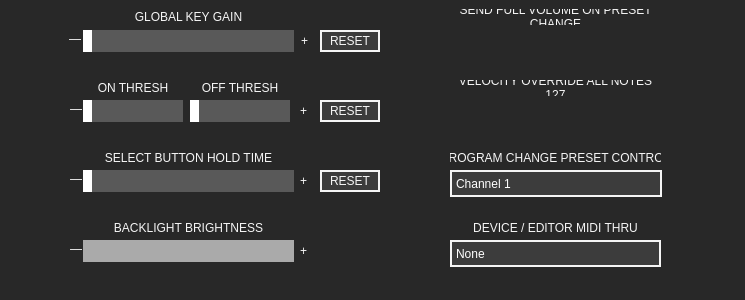
<?xml version="1.0" encoding="UTF-8"?>
<ui version="4.0">
 <class>settingsForm</class>
 <widget class="QWidget" name="settingsForm">
  <property name="geometry">
   <rect>
    <x>0</x>
    <y>0</y>
    <width>745</width>
    <height>300</height>
   </rect>
  </property>
  <property name="windowTitle">
   <string>Form</string>
  </property>
  <property name="styleSheet">
   <string notr="true">/*-----------QWidget-----------*/
QWidget
{
	background: rgb(40, 40, 40);
}

/*-----------QLabel------------*/
QLabel
{
	font: 12pt &quot;Futura PT&quot;;
	color: rgb(245, 245, 245);
}

/*----------- QToolButton ------------*/
QToolButton
{
	background: rgb(60, 60, 60);
	color: rgb(245, 245, 245);
	border: 2px solid rgb(245, 245, 245);
	font: 12pt &quot;Futura PT&quot;;
	padding: 0, 1, 0, 0;
}

QToolButton:pressed
{
	background: rgb(245, 245, 245);
	color: rgb(60, 60, 60);
	border: 2px solid rgb(245, 245, 245);
	font: 12pt &quot;Futura PT&quot;;
	padding: 0, 1, 0, 0;
}

/*----------- QCheckBox ------------*/
QCheckBox
{
	background: transparent;
	border: none;
}

QCheckBox::indicator
{
	width: 90;
    height: 24;
    background-size: contain;
    background-repeat: no-repeat;
}

QCheckBox::indicator:unchecked:pressed
{
	
image: url(:/ui/ui_images/button/button_disabled_pressed.svg);

}

QCheckBox::indicator:unchecked
{
	image: url(:/ui/ui_images/button/button_disabled.svg);

}

QCheckBox::indicator:checked
{
	image: url(:/ui/ui_images/button/button_enabled.svg);

}

QCheckBox::indicator:checked:pressed
{
	image: url(:/ui/ui_images/button/button_enabled_pressed.svg);
}

/*-------QSlider-------*/
QSlider
{
	background: none;
}

/*-----VERTICAL-----*/

QSlider::groove:vertical
{
	border: none;
}

QSlider::handle:vertical
{
	background: white;
	border: none;
	height: 2px;
	
}

QSlider::add-page:vertical
{
	background: rgb(89, 89, 89);
}

QSlider::sub-page:vertical
{
	background: rgb(169, 169, 169);
}

/*-----HORIZONTAL-----*/

QSlider::groove:horizontal
{
	border: none;
}

QSlider::handle:horizontal
{
	background: white;
	border: none;
	width: 9px;
	
}


QSlider::add-page:horizontal
{
	background: rgb(89, 89, 89);
}

QSlider::sub-page:horizontal
{
	background: rgb(169, 169, 169);
}
</string>
  </property>
  <widget class="QSlider" name="globalSensitivity">
   <property name="geometry">
    <rect>
     <x>83</x>
     <y>30</y>
     <width>211</width>
     <height>22</height>
    </rect>
   </property>
   <property name="toolTip">
    <string>&lt;html&gt;&lt;head/&gt;&lt;body&gt;&lt;p&gt;Applies a gain (sensitivity) multiplier to the 12 Step keys and the select button. Adjusting this setting lower (-) and higher (+) will affect key velocity, pressure, and tilt values. This gain will also affect the pressure before the key on and off thresholds are used to determine when a key turns on and off. &lt;/p&gt;&lt;/body&gt;&lt;/html&gt;</string>
   </property>
   <property name="minimum">
    <number>1</number>
   </property>
   <property name="maximum">
    <number>500</number>
   </property>
   <property name="orientation">
    <enum>Qt::Horizontal</enum>
   </property>
  </widget>
  <widget class="QSlider" name="onThreshold">
   <property name="geometry">
    <rect>
     <x>83</x>
     <y>100</y>
     <width>100</width>
     <height>22</height>
    </rect>
   </property>
   <property name="toolTip">
    <string>&lt;html&gt;&lt;head/&gt;&lt;body&gt;&lt;p&gt;Sets the minimum pressure threshold to activate the 12 Step keys. A higher (+) value makes the keys less sensitive and require more pressure to activate. A lower (-) value makes the key more sensitive and easier to activate.&lt;/p&gt;&lt;/body&gt;&lt;/html&gt;</string>
   </property>
   <property name="minimum">
    <number>15</number>
   </property>
   <property name="maximum">
    <number>64</number>
   </property>
   <property name="orientation">
    <enum>Qt::Horizontal</enum>
   </property>
  </widget>
  <widget class="QToolButton" name="resetGlobal">
   <property name="geometry">
    <rect>
     <x>320</x>
     <y>30</y>
     <width>60</width>
     <height>22</height>
    </rect>
   </property>
   <property name="toolTip">
    <string>Resets Sensitivity to the default value. </string>
   </property>
   <property name="styleSheet">
    <string notr="true"/>
   </property>
   <property name="text">
    <string>RESET</string>
   </property>
   <property name="checkable">
    <bool>false</bool>
   </property>
  </widget>
  <widget class="QToolButton" name="resetThresholds">
   <property name="geometry">
    <rect>
     <x>320</x>
     <y>100</y>
     <width>60</width>
     <height>22</height>
    </rect>
   </property>
   <property name="toolTip">
    <string>&lt;html&gt;&lt;head/&gt;&lt;body&gt;&lt;p&gt;Resets thresholds to their default values. &lt;/p&gt;&lt;/body&gt;&lt;/html&gt;</string>
   </property>
   <property name="text">
    <string>RESET</string>
   </property>
   <property name="checkable">
    <bool>false</bool>
   </property>
  </widget>
  <widget class="QLabel" name="label_key_sensitivity">
   <property name="geometry">
    <rect>
     <x>83</x>
     <y>9</y>
     <width>211</width>
     <height>16</height>
    </rect>
   </property>
   <property name="text">
    <string>GLOBAL KEY GAIN</string>
   </property>
   <property name="alignment">
    <set>Qt::AlignCenter</set>
   </property>
  </widget>
  <widget class="QLabel" name="label_onThresh">
   <property name="geometry">
    <rect>
     <x>83</x>
     <y>80</y>
     <width>100</width>
     <height>16</height>
    </rect>
   </property>
   <property name="text">
    <string>ON THRESH</string>
   </property>
   <property name="alignment">
    <set>Qt::AlignCenter</set>
   </property>
  </widget>
  <widget class="QLabel" name="label_3">
   <property name="geometry">
    <rect>
     <x>70</x>
     <y>101</y>
     <width>16</width>
     <height>16</height>
    </rect>
   </property>
   <property name="styleSheet">
    <string notr="true">background: transparent;</string>
   </property>
   <property name="text">
    <string>—</string>
   </property>
  </widget>
  <widget class="QLabel" name="label_4">
   <property name="geometry">
    <rect>
     <x>300</x>
     <y>103</y>
     <width>16</width>
     <height>16</height>
    </rect>
   </property>
   <property name="styleSheet">
    <string notr="true">background: transparent;</string>
   </property>
   <property name="text">
    <string>+</string>
   </property>
  </widget>
  <widget class="QLabel" name="label_5">
   <property name="geometry">
    <rect>
     <x>69</x>
     <y>31</y>
     <width>16</width>
     <height>16</height>
    </rect>
   </property>
   <property name="styleSheet">
    <string notr="true">background: transparent;</string>
   </property>
   <property name="text">
    <string>—</string>
   </property>
  </widget>
  <widget class="QLabel" name="label_6">
   <property name="geometry">
    <rect>
     <x>301</x>
     <y>33</y>
     <width>16</width>
     <height>16</height>
    </rect>
   </property>
   <property name="styleSheet">
    <string notr="true">background: transparent;</string>
   </property>
   <property name="text">
    <string>+</string>
   </property>
  </widget>
  <widget class="QLabel" name="label_send_volume">
   <property name="geometry">
    <rect>
     <x>450</x>
     <y>9</y>
     <width>211</width>
     <height>16</height>
    </rect>
   </property>
   <property name="text">
    <string>SEND FULL VOLUME ON PRESET CHANGE</string>
   </property>
   <property name="alignment">
    <set>Qt::AlignCenter</set>
   </property>
   <property name="wordWrap">
    <bool>true</bool>
   </property>
  </widget>
  <widget class="QCheckBox" name="midiVolume">
   <property name="geometry">
    <rect>
     <x>510</x>
     <y>30</y>
     <width>90</width>
     <height>24</height>
    </rect>
   </property>
   <property name="toolTip">
    <string>Enables/Disables the CC 7 127 message the 12 Step &lt;br&gt;automatically outputs on preset changes.</string>
   </property>
   <property name="styleSheet">
    <string notr="true"/>
   </property>
   <property name="text">
    <string/>
   </property>
   <property name="checked">
    <bool>false</bool>
   </property>
  </widget>
  <widget class="QCheckBox" name="velocityOverride">
   <property name="geometry">
    <rect>
     <x>510</x>
     <y>100</y>
     <width>90</width>
     <height>24</height>
    </rect>
   </property>
   <property name="toolTip">
    <string>Enables/Disables &quot;velocity override&quot;.&lt;p&gt;When enabled, all presets will transmit all MIDI notes at full velocity (127), ignoring all velocity-related settings in the modlines. When disabled, all presets will respond to velocity as normal.</string>
   </property>
   <property name="styleSheet">
    <string notr="true"/>
   </property>
   <property name="text">
    <string/>
   </property>
   <property name="checked">
    <bool>false</bool>
   </property>
  </widget>
  <widget class="QLabel" name="label_velocity">
   <property name="geometry">
    <rect>
     <x>450</x>
     <y>80</y>
     <width>211</width>
     <height>16</height>
    </rect>
   </property>
   <property name="text">
    <string>VELOCITY OVERRIDE ALL NOTES 127</string>
   </property>
   <property name="alignment">
    <set>Qt::AlignCenter</set>
   </property>
   <property name="wordWrap">
    <bool>true</bool>
   </property>
  </widget>
  <widget class="QComboBox" name="midiThruCombo">
   <property name="geometry">
    <rect>
     <x>450</x>
     <y>240</y>
     <width>211</width>
     <height>27</height>
    </rect>
   </property>
   <property name="toolTip">
    <string>&lt;html&gt;&lt;head/&gt;&lt;body&gt;&lt;p&gt;Routes incoming 12 Step MIDI data to the selected port. Useful for controlling devices without a DAW. &lt;/p&gt;&lt;p&gt;Note for Windows users - Windows cannot share MIDI drivers between multiple applications. Use this MIDI Thru to audition changes while editing 12 Step settings.&lt;/p&gt;&lt;/body&gt;&lt;/html&gt;</string>
   </property>
   <property name="autoFillBackground">
    <bool>false</bool>
   </property>
   <property name="styleSheet">
    <string notr="true">/*----------- QComboBox ------------*/
/*-----------QWidget-----------*/
QWidget
{
	background: rgb(40, 40, 40);
}

/*----------- QComboBox ------------*/
QComboBox
{
	font: 12pt &quot;Futura PT&quot;;
	border: 2px solid rgb(245, 245, 245);
	background: rgb(60, 60, 60);
	color: white;
	padding: 1px 3px 1px 4px;
 }

/*----------- dropdown items hovered ------------*/
QComboBox QAbstractItemView
{
    min-width: 450px;
}

/* dropdown box*/
QComboBox QListView
{
	background-color: rgb(60, 60, 60);
	border: transparent;
	font: 12px &quot;Futura PT&quot;;
	padding-left: 3px;
	padding-right: 3px;
	min-width: 200px;
}

QComboBox::item:alternate
{
	background: rgb(90, 90, 90);
}

QComboBox::item:selected
{
	border: 1px solid transparent;
	background: rgb(0,174,239);
}

QComboBox::indicator
{
	background-color: transparent;
	selection-background-color: transparent;
	color: transparent;
	selection-color: white;
}

/* required for down-arrow or it's blank*/
QComboBox::drop-down
{
	width: 1px;
	height: 1px;
	subcontrol-origin: margin;
	subcontrol-position: right center;
	border-left-width: 0px;
	border-right-width: 0px;
	border-top-width: 0px;
	border-bottom-width: 0px;
	padding: 1px 1px 1px 4px;
}

/*----------- QFrame ------------*/
QFrame
{
	background: rgb(89, 89, 89);
	border: none;
}

/*-----------QLabel------------*/
QLabel
{
	font: 12pt &quot;Futura PT&quot;;
	color: rgb(245, 245, 245);
}


/*-----------QLineEdit------------*/
QLineEdit
{
	background: rgb(60, 60, 60);
	border: 3px solid rgb(245, 245, 245);
	padding-bottom: 2px;
	color: rgb(245, 245, 245);
	font: 24pt &quot;Droid Sans Mono&quot;;
}

QLineEdit:focus
{
	border: 3px solid white;
	padding-bottom: 2px;
}

/*----------- QToolButton ------------*/
QToolButton
{
	background: rgb(60, 60, 60);
	color: white;
	border: 2px solid rgb(245, 245, 245);
	font: 10pt &quot;Futura PT&quot;;
	padding: 0,1,0,0;
}

QToolButton:pressed
{
	background: rgb(245, 245, 245);
	color: black;
	border: 2px solid rgb(245, 245, 245);
	font: 10pt &quot;Futura PT&quot;;
	padding: 0, 1, 0, 0;
}


/* down arrow image */
QComboBox::down-arrow
{
	border: none;
	background: none;
	image: url(:/ui/ui_images/combobox_menu_arrows.svg);
	padding-right: 15px;
}
</string>
   </property>
   <property name="editable">
    <bool>false</bool>
   </property>
   <property name="frame">
    <bool>true</bool>
   </property>
   <item>
    <property name="text">
     <string>None</string>
    </property>
   </item>
  </widget>
  <widget class="QLabel" name="label_thru">
   <property name="geometry">
    <rect>
     <x>450</x>
     <y>220</y>
     <width>211</width>
     <height>16</height>
    </rect>
   </property>
   <property name="text">
    <string>DEVICE / EDITOR MIDI THRU</string>
   </property>
   <property name="alignment">
    <set>Qt::AlignCenter</set>
   </property>
  </widget>
  <widget class="QLabel" name="label_10">
   <property name="geometry">
    <rect>
     <x>300</x>
     <y>243</y>
     <width>16</width>
     <height>16</height>
    </rect>
   </property>
   <property name="styleSheet">
    <string notr="true">background: transparent;</string>
   </property>
   <property name="text">
    <string>+</string>
   </property>
  </widget>
  <widget class="QLabel" name="label_backlight_brightness">
   <property name="geometry">
    <rect>
     <x>83</x>
     <y>220</y>
     <width>211</width>
     <height>16</height>
    </rect>
   </property>
   <property name="text">
    <string>BACKLIGHT BRIGHTNESS</string>
   </property>
   <property name="alignment">
    <set>Qt::AlignCenter</set>
   </property>
  </widget>
  <widget class="QLabel" name="label_12">
   <property name="geometry">
    <rect>
     <x>70</x>
     <y>241</y>
     <width>16</width>
     <height>16</height>
    </rect>
   </property>
   <property name="styleSheet">
    <string notr="true">background: transparent;</string>
   </property>
   <property name="text">
    <string>—</string>
   </property>
  </widget>
  <widget class="QSlider" name="backlightBrightness">
   <property name="geometry">
    <rect>
     <x>83</x>
     <y>240</y>
     <width>211</width>
     <height>22</height>
    </rect>
   </property>
   <property name="toolTip">
    <string>&lt;html&gt;&lt;head/&gt;&lt;body&gt;&lt;p&gt;Adjust the brightness of the 12 Step key backlight LEDs.&lt;/p&gt;&lt;p&gt;This feature is only available on 12 Step2, and is disabled when legacy hardware is connected.&lt;/p&gt;&lt;/body&gt;&lt;/html&gt;</string>
   </property>
   <property name="styleSheet">
    <string notr="true">QSlider::sub-page:horizontal{background: rgb(170, 170, 170) }
QSlider::add-page:horizontal{background: rgb(170, 170, 170)}
QSlider::handle:horizontal{background: rgb(0,0,0); border: none; width: 0px;}</string>
   </property>
   <property name="minimum">
    <number>0</number>
   </property>
   <property name="maximum">
    <number>29</number>
   </property>
   <property name="sliderPosition">
    <number>29</number>
   </property>
   <property name="orientation">
    <enum>Qt::Horizontal</enum>
   </property>
  </widget>
  <widget class="QComboBox" name="progchgRXchannel">
   <property name="geometry">
    <rect>
     <x>450</x>
     <y>170</y>
     <width>212</width>
     <height>27</height>
    </rect>
   </property>
   <property name="toolTip">
    <string>&lt;html&gt;&lt;head/&gt;&lt;body&gt;&lt;p&gt;Selects which channel the 12 Step responds to when receiving Program Changes to select presets. LED CC and CV NRPN messages are also recognized on this channel.&lt;/p&gt;&lt;/body&gt;&lt;/html&gt;</string>
   </property>
   <property name="autoFillBackground">
    <bool>false</bool>
   </property>
   <property name="styleSheet">
    <string notr="true">/*----------- QComboBox ------------*/
/*-----------QWidget-----------*/
QWidget
{
	background: rgb(40, 40, 40);
}

/*----------- QComboBox ------------*/
QComboBox
{
	font: 12pt &quot;Futura PT&quot;;
	border: 2px solid rgb(245, 245, 245);
	background: rgb(60, 60, 60);
	color: white;
	padding: 1px 3px 1px 4px;
 }

/*----------- dropdown items hovered ------------*/
QComboBox QAbstractItemView
{
    min-width: 450px;
}

/* dropdown box*/
QComboBox QListView
{
	background-color: rgb(60, 60, 60);
	border: transparent;
	font: 12px &quot;Futura PT&quot;;
	padding-left: 3px;
	padding-right: 3px;
	min-width: 200px;
}

QComboBox::item:alternate
{
	background: rgb(90, 90, 90);
}

QComboBox::item:selected
{
	border: 1px solid transparent;
	background: rgb(0,174,239);
}

QComboBox::indicator
{
	background-color: transparent;
	selection-background-color: transparent;
	color: transparent;
	selection-color: white;
}

/* required for down-arrow or it's blank*/
QComboBox::drop-down
{
	width: 1px;
	height: 1px;
	subcontrol-origin: margin;
	subcontrol-position: right center;
	border-left-width: 0px;
	border-right-width: 0px;
	border-top-width: 0px;
	border-bottom-width: 0px;
	padding: 1px 1px 1px 4px;
}

/*----------- QFrame ------------*/
QFrame
{
	background: rgb(89, 89, 89);
	border: none;
}

/*-----------QLabel------------*/
QLabel
{
	font: 12pt &quot;Futura PT&quot;;
	color: rgb(245, 245, 245);
}


/*-----------QLineEdit------------*/
QLineEdit
{
	background: rgb(60, 60, 60);
	border: 3px solid rgb(245, 245, 245);
	padding-bottom: 2px;
	color: rgb(245, 245, 245);
	font: 24pt &quot;Droid Sans Mono&quot;;
}

QLineEdit:focus
{
	border: 3px solid white;
	padding-bottom: 2px;
}

/*----------- QToolButton ------------*/
QToolButton
{
	background: rgb(60, 60, 60);
	color: white;
	border: 2px solid rgb(245, 245, 245);
	font: 10pt &quot;Futura PT&quot;;
	padding: 0,1,0,0;
}

QToolButton:pressed
{
	background: rgb(245, 245, 245);
	color: black;
	border: 2px solid rgb(245, 245, 245);
	font: 10pt &quot;Futura PT&quot;;
	padding: 0, 1, 0, 0;
}


/* down arrow image */
QComboBox::down-arrow
{
	border: none;
	background: none;
	image: url(:/ui/ui_images/combobox_menu_arrows.svg);
	padding-right: 15px;
}
</string>
   </property>
   <property name="editable">
    <bool>false</bool>
   </property>
   <property name="currentText">
    <string>Channel 1</string>
   </property>
   <property name="frame">
    <bool>true</bool>
   </property>
   <item>
    <property name="text">
     <string>Channel 1</string>
    </property>
   </item>
   <item>
    <property name="text">
     <string>Channel 2</string>
    </property>
   </item>
   <item>
    <property name="text">
     <string>Channel 3</string>
    </property>
   </item>
   <item>
    <property name="text">
     <string>Channel 4</string>
    </property>
   </item>
   <item>
    <property name="text">
     <string>Channel 5</string>
    </property>
   </item>
   <item>
    <property name="text">
     <string>Channel 6</string>
    </property>
   </item>
   <item>
    <property name="text">
     <string>Channel 7</string>
    </property>
   </item>
   <item>
    <property name="text">
     <string>Channel 8</string>
    </property>
   </item>
   <item>
    <property name="text">
     <string>Channel 9</string>
    </property>
   </item>
   <item>
    <property name="text">
     <string>Channel 10</string>
    </property>
   </item>
   <item>
    <property name="text">
     <string>Channel 11</string>
    </property>
   </item>
   <item>
    <property name="text">
     <string>Channel 12</string>
    </property>
   </item>
   <item>
    <property name="text">
     <string>Channel 13</string>
    </property>
   </item>
   <item>
    <property name="text">
     <string>Channel 14</string>
    </property>
   </item>
   <item>
    <property name="text">
     <string>Channel 15</string>
    </property>
   </item>
   <item>
    <property name="text">
     <string>Channel 16</string>
    </property>
   </item>
   <item>
    <property name="text">
     <string>Disabled</string>
    </property>
   </item>
  </widget>
  <widget class="QLabel" name="label_progchg">
   <property name="geometry">
    <rect>
     <x>450</x>
     <y>150</y>
     <width>211</width>
     <height>16</height>
    </rect>
   </property>
   <property name="text">
    <string>PROGRAM CHANGE PRESET CONTROL</string>
   </property>
   <property name="alignment">
    <set>Qt::AlignCenter</set>
   </property>
  </widget>
  <widget class="QToolButton" name="resetSelect">
   <property name="geometry">
    <rect>
     <x>320</x>
     <y>170</y>
     <width>60</width>
     <height>22</height>
    </rect>
   </property>
   <property name="toolTip">
    <string>Resets select button sensitivity to the default value. </string>
   </property>
   <property name="text">
    <string>RESET</string>
   </property>
   <property name="checkable">
    <bool>false</bool>
   </property>
  </widget>
  <widget class="QLabel" name="label_select">
   <property name="geometry">
    <rect>
     <x>73</x>
     <y>150</y>
     <width>231</width>
     <height>16</height>
    </rect>
   </property>
   <property name="text">
    <string>SELECT BUTTON HOLD TIME</string>
   </property>
   <property name="alignment">
    <set>Qt::AlignCenter</set>
   </property>
  </widget>
  <widget class="QSlider" name="selectSensitivity">
   <property name="geometry">
    <rect>
     <x>83</x>
     <y>170</y>
     <width>211</width>
     <height>22</height>
    </rect>
   </property>
   <property name="toolTip">
    <string>&lt;html&gt;&lt;head/&gt;&lt;body&gt;&lt;p&gt;Sets the minimum hold time to activate the 12 Step's Select key, from 50ms to 6 seconds.&lt;/p&gt;&lt;p&gt;Moving the slider to the left (toward the &amp;quot;-&amp;quot; symbol) decreases how long you must hold the select key for it to activate. Moving the slider to the right (toward the &amp;quot;+&amp;quot; symbol) increases the time you must hold the select key before it is activated.&lt;/p&gt;&lt;/body&gt;&lt;/html&gt;</string>
   </property>
   <property name="minimum">
    <number>1</number>
   </property>
   <property name="maximum">
    <number>127</number>
   </property>
   <property name="orientation">
    <enum>Qt::Horizontal</enum>
   </property>
  </widget>
  <widget class="QLabel" name="label_7">
   <property name="geometry">
    <rect>
     <x>300</x>
     <y>173</y>
     <width>16</width>
     <height>16</height>
    </rect>
   </property>
   <property name="styleSheet">
    <string notr="true">background: transparent;</string>
   </property>
   <property name="text">
    <string>+</string>
   </property>
  </widget>
  <widget class="QLabel" name="label_8">
   <property name="geometry">
    <rect>
     <x>70</x>
     <y>171</y>
     <width>16</width>
     <height>16</height>
    </rect>
   </property>
   <property name="styleSheet">
    <string notr="true">background: transparent;</string>
   </property>
   <property name="text">
    <string>—</string>
   </property>
  </widget>
  <widget class="QLabel" name="label_offThresh">
   <property name="geometry">
    <rect>
     <x>190</x>
     <y>80</y>
     <width>100</width>
     <height>16</height>
    </rect>
   </property>
   <property name="text">
    <string>OFF THRESH</string>
   </property>
   <property name="alignment">
    <set>Qt::AlignCenter</set>
   </property>
  </widget>
  <widget class="QSlider" name="offThreshold">
   <property name="geometry">
    <rect>
     <x>190</x>
     <y>100</y>
     <width>100</width>
     <height>22</height>
    </rect>
   </property>
   <property name="toolTip">
    <string>&lt;html&gt;&lt;head/&gt;&lt;body&gt;&lt;p&gt;Sets the lower pressure threshold required for a held key to turn off. A lower value makes it easier to keep a key turned on when it is held, a higher value makes it easier to quickly retrigger a key for faster playing. &lt;/p&gt;&lt;/body&gt;&lt;/html&gt;</string>
   </property>
   <property name="minimum">
    <number>10</number>
   </property>
   <property name="maximum">
    <number>64</number>
   </property>
   <property name="orientation">
    <enum>Qt::Horizontal</enum>
   </property>
  </widget>
  <zorder>label_velocity</zorder>
  <zorder>globalSensitivity</zorder>
  <zorder>onThreshold</zorder>
  <zorder>resetGlobal</zorder>
  <zorder>resetThresholds</zorder>
  <zorder>label_key_sensitivity</zorder>
  <zorder>label_onThresh</zorder>
  <zorder>label_3</zorder>
  <zorder>label_4</zorder>
  <zorder>label_5</zorder>
  <zorder>label_6</zorder>
  <zorder>label_send_volume</zorder>
  <zorder>midiVolume</zorder>
  <zorder>velocityOverride</zorder>
  <zorder>midiThruCombo</zorder>
  <zorder>label_thru</zorder>
  <zorder>label_10</zorder>
  <zorder>label_backlight_brightness</zorder>
  <zorder>label_12</zorder>
  <zorder>backlightBrightness</zorder>
  <zorder>progchgRXchannel</zorder>
  <zorder>label_progchg</zorder>
  <zorder>resetSelect</zorder>
  <zorder>label_select</zorder>
  <zorder>selectSensitivity</zorder>
  <zorder>label_7</zorder>
  <zorder>label_8</zorder>
  <zorder>label_offThresh</zorder>
  <zorder>offThreshold</zorder>
 </widget>
 <resources/>
 <connections/>
</ui>
